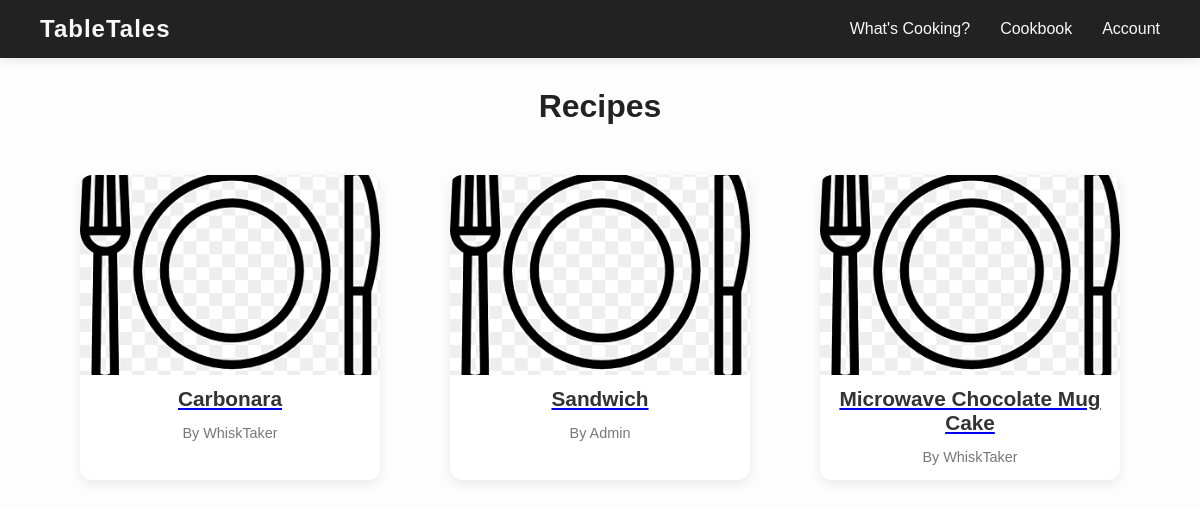
The app's page /, older data.
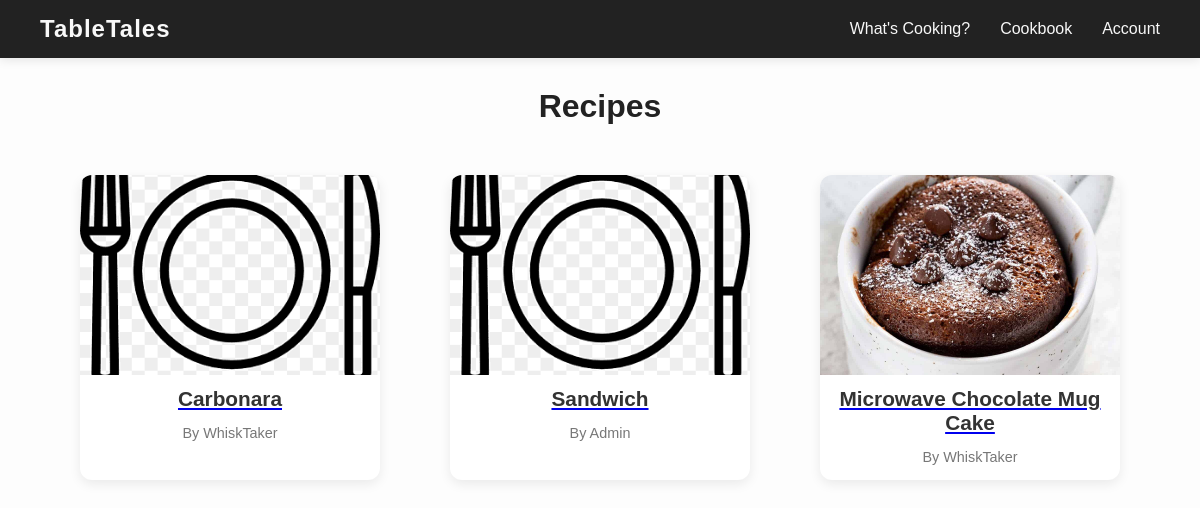
The same page, newer data.
### tabletales/models.py (models this page shows, shortened)
class Recipe(models.Model):
    title = models.CharField(max_length=200)
    author = models.ForeignKey(User, on_delete=models.CASCADE)
    description = models.TextField(blank=True)  # optional short summary
    image = models.ImageField(upload_to='recipes/', default='recipes/default.png', blank=True, null=True)
    instructions = models.TextField(help_text="Enter each step on a new line")
    created_on = models.DateTimeField(auto_now_add=True)
    favorited_by = models.ManyToManyField(User, related_name='favorite_recipes', blank=True)
    class Meta:
        ordering = ['-created_on']

### tabletales/views.py (the view)
# urls.py: path('', views.recipe_list, name='recipe_list'),
def recipe_list(request):
    recipes = Recipe.objects.all()
    return render(request, 'recipe_list.html', {'recipes': recipes})

### tabletales/templates/recipe_list.html
{% extends "base.html" %}
{% load static %}
{% block content %}
<h1 class="page-title">Recipes</h1>
<div class="recipe-grid">
  {% for recipe in recipes %}
    <div class="recipe-card">
      <a href="{% url 'recipe_detail' recipe.pk %}">
        {% if recipe.image %}
          <img src="{{ recipe.image.url }}" alt="{{ recipe.title }}" class="recipe-image">
        {% else %}
          <img src="{% static 'images/default_recipe.png' %}" alt="Default image" class="recipe-image">
        {% endif %}
        <h2 class="recipe-title">{{ recipe.title }}</h2>
      </a>
      <p class="recipe-author">By {{ recipe.author.username }}</p>
    </div>
  {% empty %}
    <p>No recipes yet!</p>
  {% endfor %}
</div>
{% endblock %}

Row changes from the older to the newer data that the page shows:
changed Recipe "Microwave Chocolate Mug Cake": image: picture added
